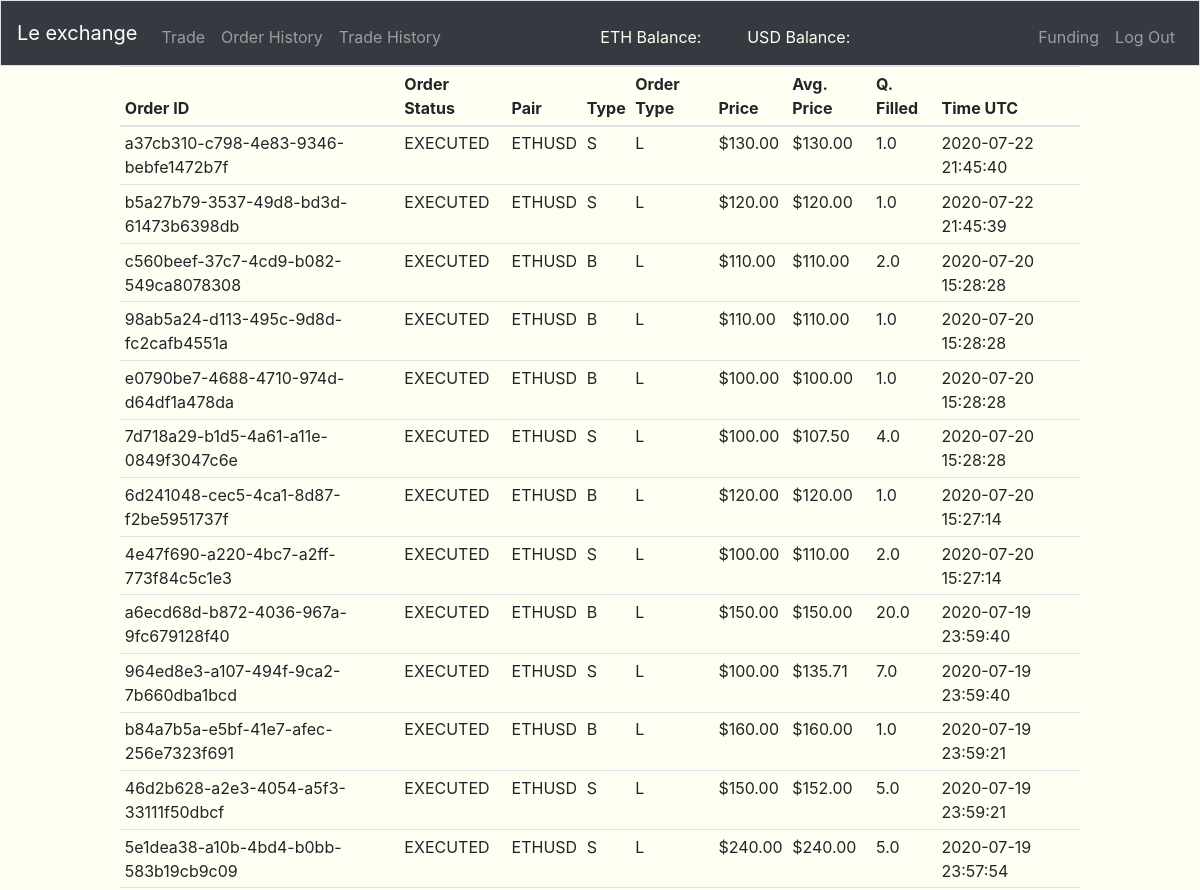
/order-history (signed in, upper part), run on an earlier commit of the app's database.
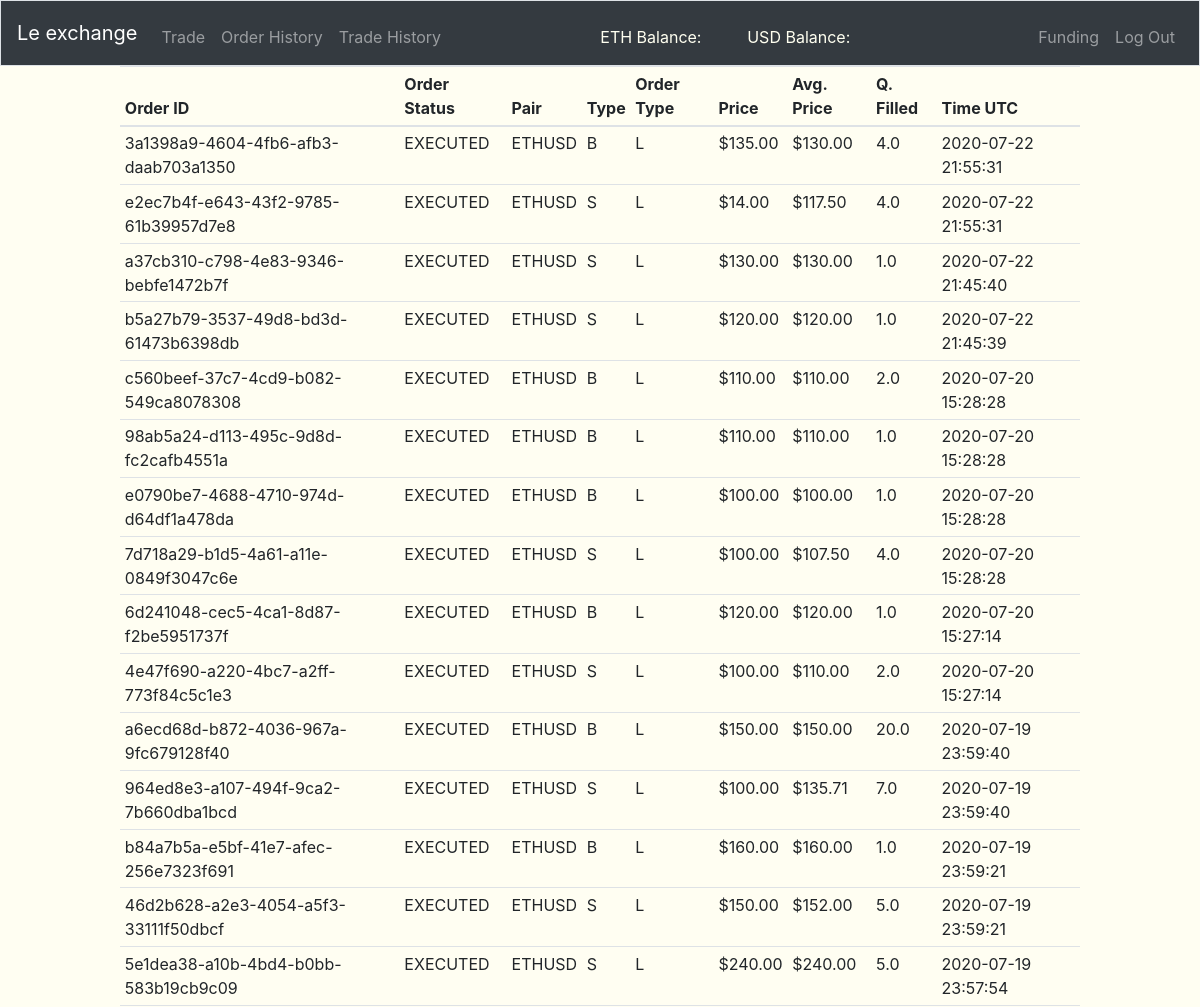
And on a later commit of the database.
### tables this page shows
CREATE TABLE "order_history" (
	"order_id"	VARCHAR(255) NOT NULL,
	"user_id"	INTEGER NOT NULL,
	"pair"	VARCHAR(255) NOT NULL,
	"type"	CHAR(1) NOT NULL,
	"ordertype"	CHAR(1) NOT NULL,
	"price"	REAL NOT NULL,
	"avg_price"	REAL NOT NULL,
	"quantity_filled"	REAL NOT NULL,
	"time"	INTEGER NOT NULL,
	"status"	TEXT NOT NULL,
	PRIMARY KEY("order_id")
);

### views.py (the view)
@app.route('/order-history', methods=["GET"])
@login_required
def order_history():
    order_history = db.execute(
        "SELECT * FROM order_history WHERE user_id = :id ORDER BY time DESC", id=session["user_id"])
    return render_template("history.html", order_history=order_history)

### app.py (called while the page is built)
@app.after_request
def after_request(response):
    response.headers["Cache-Control"] = "no-cache, no-store, must-revalidate"
    response.headers["Expires"] = 0
    response.headers["Pragma"] = "no-cache"
    return response

### helper.py (called while the page is built)
def login_required(f):
    @wraps(f)
    def decorated_function(*args, **kwargs):
        if session.get("user_id") is None:
            return redirect("/login"), 403
        return f(*args, **kwargs)
    return decorated_function

def usd(value):
    return f"${value:,.2f}"

def timeformater(time):
    return datetime.datetime.utcfromtimestamp(time)

### templates/history.html (shortened to what this page needs)
{% extends "layout.html" %}
{% block main %}
<table class="table table-hover table-sm" style="width: 80%; margin-left: auto; margin-right: auto;">
  <thead s>
    <tr>
      <th scope="col">Order ID</th>
      <th scope="col">Order Status</th>
      <th scope="col">Pair</th>
      <th scope="col">Type</th>
      <th scope="col">Order Type</th>
      <th scope="col">Price</th>
      <th scope="col">Avg. Price</th>
      <th scope="col">Q. Filled</th>
      <th scope="col">Time UTC</th>
    </tr>
  </thead>
  <tbody>
    {% for i in order_history %}
      <tr>
        <td>{{i.order_id}}</td>
        <td>{{i.status}}</td>
        <td>{{i.pair}}</td>
        <td>{{i.type}}</td>
        <td>{{i.ordertype}}</td>
        <td>{{i.price|usd}}</td>
        <td>{{i.avg_price|usd}}</td>
        <td>{{i.quantity_filled}}</td>
        <td>{{i.time|timeformater}}</td>
      </tr>
    {% endfor %}
  </tbody>
</table>
{% endblock %}

What changed in the data, as far as the page shows it:
added order_history: order_id "3a1398a9-4604-4fb6-afb3-daab703a1350", status "EXECUTED", pair "ETHUSD", type "B", ordertype "L", price "$135.00", avg_price "$130.00", quantity_filled "4.0", time "2020-07-22 21:55:31"
added order_history: order_id "e2ec7b4f-e643-43f2-9785-61b39957d7e8", status "EXECUTED", pair "ETHUSD", type "S", ordertype "L", price "$14.00", avg_price "$117.50", quantity_filled "4.0", time "2020-07-22 21:55:31"
